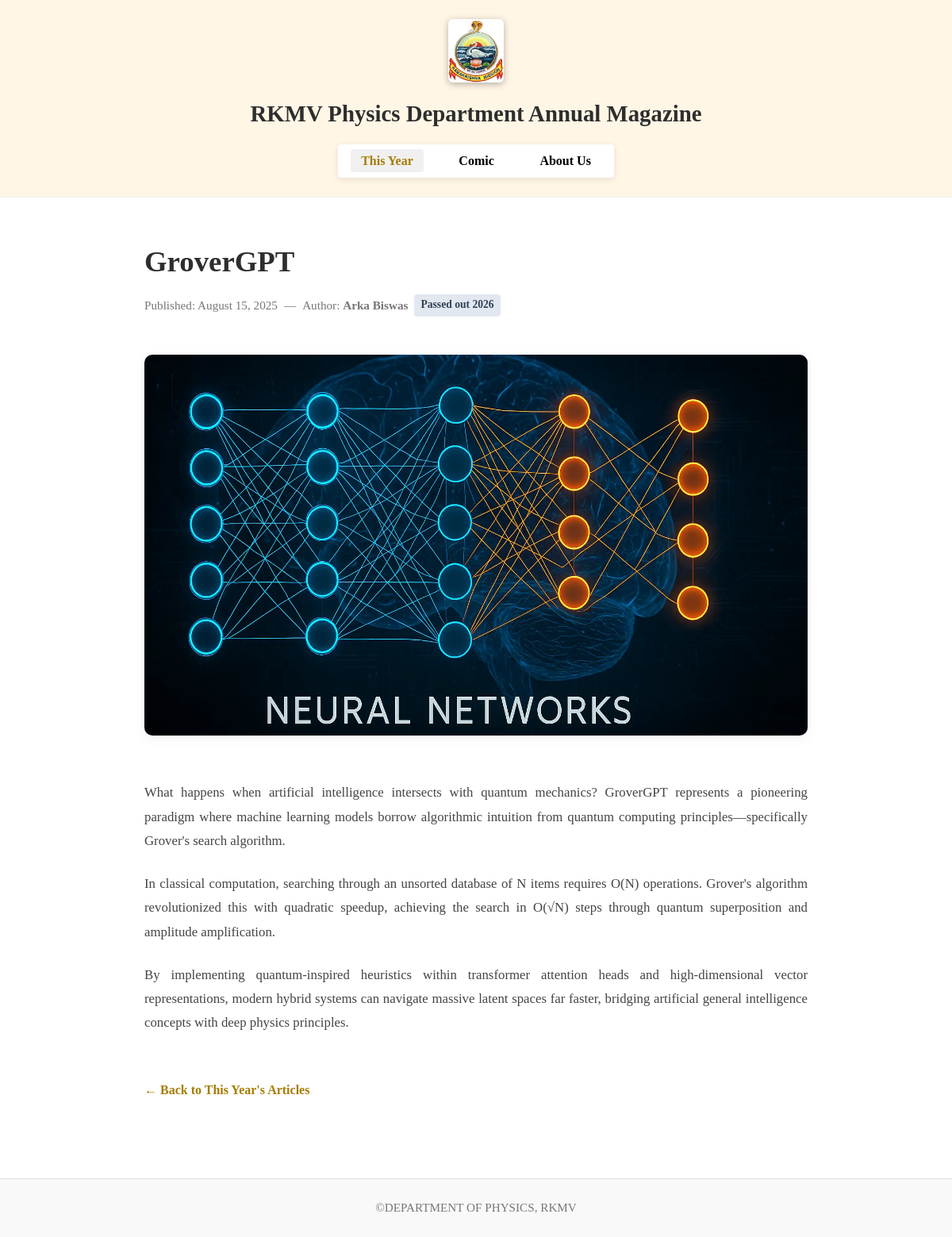
Page /article.php?slug=grovergpt-quantum-ai on the committed database.
### tables this page shows
CREATE TABLE `articles` (
  `id` int(11) NOT NULL AUTO_INCREMENT,
  `slug` varchar(255) NOT NULL,
  `title` varchar(255) NOT NULL,
  `summary` varchar(500) NOT NULL,
  `author_name` varchar(150) NOT NULL,
  `author_batch` varchar(50) NOT NULL,
  `image_path` varchar(255) NOT NULL,
  `content` mediumtext NOT NULL,
  `edition_year` int(11) NOT NULL DEFAULT 2025,
  `published_date` date NOT NULL,
  `status` enum('published','draft') NOT NULL DEFAULT 'published',
  `sort_order` int(11) NOT NULL DEFAULT 0,
  `views_count` int(11) NOT NULL DEFAULT 0,
  `created_at` datetime DEFAULT current_timestamp(),
  `updated_at` datetime DEFAULT current_timestamp() ON UPDATE current_timestamp(),
  PRIMARY KEY (`id`),
  UNIQUE KEY `slug` (`slug`),
  KEY `idx_edition_status` (`edition_year`,`status`),
  KEY `idx_slug` (`slug`)
);

CREATE TABLE `settings` (
  `setting_key` varchar(100) NOT NULL,
  `setting_value` text NOT NULL,
  PRIMARY KEY (`setting_key`)
);

### includes/functions.php (called while the page is built, shortened)
<?php
function e($string)
{
    return htmlspecialchars($string ?? '', ENT_QUOTES, 'UTF-8');
}
function format_article_date($dateString)
{
    $timestamp = strtotime($dateString);
    return $timestamp ? date('F j, Y', $timestamp) : $dateString;
}
function get_setting($key, $default = '')
{
    try {
        $pdo = get_db_connection();
        $stmt = $pdo->prepare("SELECT setting_value FROM settings WHERE setting_key = ?");
        $stmt->execute([$key]);
        $row = $stmt->fetch();
        return $row ? $row['setting_value'] : $default;
    } catch (Exception $e) {
        return $default;
    }
}

### article.php (the view, shortened to what this page needs)
<?php
require_once __DIR__ . '/includes/functions.php';
$pdo = get_db_connection();
$slug = isset($_GET['slug']) ? trim($_GET['slug']) : '';
$id = isset($_GET['id']) ? (int) $_GET['id'] : 0;
$article = null;
if (!empty($slug)) {
  $stmt = $pdo->prepare("SELECT * FROM articles WHERE slug = ? AND status = 'published' LIMIT 1");
  $stmt->execute([$slug]);
  $article = $stmt->fetch();
} elseif ($id > 0) {
  $stmt = $pdo->prepare("SELECT * FROM articles WHERE id = ? AND status = 'published' LIMIT 1");
  $stmt->execute([$id]);
  $article = $stmt->fetch();
}
require_once __DIR__ . '/includes/header.php';
?>
<main class="article-container">
  <h2><?= e($article['title']) ?></h2>
  <div class="article-meta">
    <span>Published: <?= e(format_article_date($article['published_date'])) ?></span>
    <span>&mdash;</span>
    <span>Author: <strong><?= e($article['author_name']) ?></strong></span>
    <?php if (!empty($article['author_batch'])): ?>
      <span class="batch-tag"><?= e($article['author_batch']) ?></span>
    <?php endif; ?>
  </div>
  <?php if (!empty($article['image_path'])): ?>
    <img src="<?= e($article['image_path']) ?>" alt="<?= e($article['title']) ?>" class="featured-image">
  <?php endif; ?>
  <div class="article-body">
    <?= $article['content'] ?>
  </div>
  <a href="index.php" class="back-link">&larr; Back to This Year's Articles</a>
</main>
<?php require_once __DIR__ . '/includes/footer.php'; ?>

### includes/footer.php
<?php
$footerText = get_setting('footer_text', '© 2026 Wall magazine — RKMV physics department');
?>
<footer>
  <?= e($footerText) ?>
</footer>
</body>
</html>

### assets/css/style.css (style rules this page uses)
* { margin: 0; padding: 0; box-sizing: border-box; }
body { font-family: 'Georgia', serif; background: #ffffff; color: #333333; line-height: 1.6; }
main { max-width: 1300px; margin: auto; padding: 2rem; }
.article-container { max-width: 900px; margin: auto; padding: 3rem 2rem; line-height: 1.8; }
.article-container h2 { font-size: 2.3rem; margin-bottom: 0.5rem; color: #2e2e2e; }
.article-meta { color: #777; font-size: 0.95rem; margin-bottom: 1.5rem; display: flex; align-items: center; flex-wrap: wrap; gap: 0.5rem; }
.article-meta .batch-tag { background: #e2e8f0; color: #334155; padding: 0.1rem 0.5rem; border-radius: 4px; font-weight: bold; font-size: 0.85rem; }
.article-container img.featured-image { width: 100%; max-height: 480px; object-fit: cover; border-radius: 10px; margin: 1.5rem 0; box-shadow: 0 4px 15px rgba(0,0,0,0.05); }
.article-container .article-body { margin-top: 1.5rem; }
.article-container .article-body p { margin-bottom: 1.5rem; color: #444; font-size: 1.05rem; text-align: justify; }
.back-link { display: inline-block; margin-top: 2rem; text-decoration: none; color: #a67c00; font-weight: bold; transition: color 0.3s; }
footer { text-align: center; padding: 1.5rem; background: #f9f9f9; color: #777; font-size: 0.95rem; margin-top: 3rem; border-top: 1px solid #ddd; }

### rows in the picture
articles: title "GroverGPT", published_date "August 15, 2025", author_name "Arka Biswas", author_batch "Passed out 2026", image_path (picture), content "What happens when artificial intelligence intersects with quantum mechanics? GroverGPT represents a pioneering paradigm where machine learning models borrow algorithmic intuition from quantum computing principles—specifically Grover's search algorithm. In classical computation, searching through an unsorted database of N items requires O(N) operations. Grover's algorithm revolutionized this with quadratic speedup, achieving the search in O(√N) steps through quantum superposition and amplitude amplification. By implementing quantum-inspired heuristics within transformer attention heads and high-dimensional vector representations, modern hybrid systems can navigate massive latent spaces far…"
settings: setting_value "©DEPARTMENT OF PHYSICS, RKMV"
